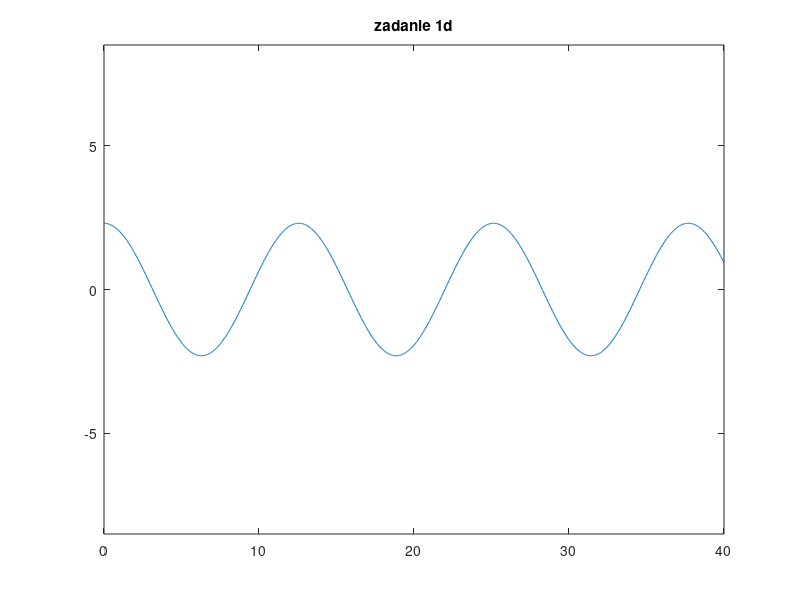

The MATLAB script that drew this image:
function zadanie_1d

% Tomasz Targiel
% Lista 2
% Zadanie 1
% Podpunkt d

clear; % Czyszcze workspace
clc; % Czyszcze command window

A = 4;
k = 0.5;
N = 1000;
omega = 4;

x = linspace(0, 40, N);
y = linspace(0, 40, N);
p = plot(x, y);
title('zadanie 1d');
axis([0, 40, -8.5, 8.5]);

for i = 1:100
    t = i * 0.04;
    y = A * sin(k * x - omega * t) - A * sin(k * x + omega * t);
    set(p, 'XData', x, 'YData', y);
    drawnow;
    pause(0.02); % Definiuje opoznienie
end
